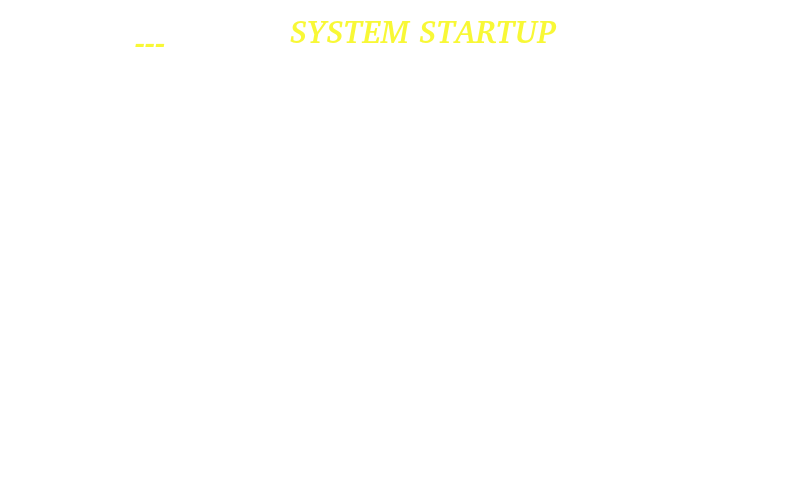
<?xml version="1.0" encoding="UTF-8"?>
<ui version="4.0">
 <class>StartupPage</class>
 <widget class="QWidget" name="StartupPage">
  <property name="geometry">
   <rect>
    <x>0</x>
    <y>0</y>
    <width>800</width>
    <height>480</height>
   </rect>
  </property>
  <property name="windowTitle">
   <string notr="true">Form</string>
  </property>
  <property name="styleSheet">
   <string notr="true">background-color:rgb(0,0,0,0);
background-image:url(://StartupPage/StartupPage/background.png);
border: 0px;</string>
  </property>
  <widget class="QFrame" name="frame">
   <property name="geometry">
    <rect>
     <x>0</x>
     <y>0</y>
     <width>800</width>
     <height>480</height>
    </rect>
   </property>
   <property name="frameShape">
    <enum>QFrame::StyledPanel</enum>
   </property>
   <property name="frameShadow">
    <enum>QFrame::Raised</enum>
   </property>
   <widget class="QPushButton" name="exitButton">
    <property name="geometry">
     <rect>
      <x>0</x>
      <y>0</y>
      <width>111</width>
      <height>111</height>
     </rect>
    </property>
    <property name="styleSheet">
     <string notr="true">background-color:rgb(0,0,0,0);
background-image:url(://transparent.png);
border: 0px;</string>
    </property>
    <property name="text">
     <string/>
    </property>
   </widget>
   <widget class="QLabel" name="StartupTitleLabel">
    <property name="geometry">
     <rect>
      <x>140</x>
      <y>10</y>
      <width>566</width>
      <height>41</height>
     </rect>
    </property>
    <property name="font">
     <font>
      <family>Bitstream Charter</family>
      <pointsize>24</pointsize>
      <weight>75</weight>
      <italic>true</italic>
      <bold>true</bold>
     </font>
    </property>
    <property name="styleSheet">
     <string notr="true">background-image:url(/transparent.png);
color: rgb(248, 248, 54);</string>
    </property>
    <property name="text">
     <string notr="true">SYSTEM STARTUP</string>
    </property>
    <property name="alignment">
     <set>Qt::AlignCenter</set>
    </property>
   </widget>
   <widget class="QLabel" name="PackageIdLabel">
    <property name="geometry">
     <rect>
      <x>135</x>
      <y>25</y>
      <width>51</width>
      <height>31</height>
     </rect>
    </property>
    <property name="font">
     <font>
      <family>Bitstream Charter</family>
      <pointsize>24</pointsize>
      <weight>75</weight>
      <italic>true</italic>
      <bold>true</bold>
     </font>
    </property>
    <property name="styleSheet">
     <string notr="true">background-image:url(/transparent.png);
color: rgb(248, 248, 54);</string>
    </property>
    <property name="text">
     <string notr="true">---</string>
    </property>
    <property name="alignment">
     <set>Qt::AlignLeading|Qt::AlignLeft|Qt::AlignVCenter</set>
    </property>
   </widget>
   <widget class="QLabel" name="startupErrorLabel">
    <property name="geometry">
     <rect>
      <x>10</x>
      <y>430</y>
      <width>776</width>
      <height>41</height>
     </rect>
    </property>
    <property name="font">
     <font>
      <family>Bitstream Charter</family>
      <pointsize>16</pointsize>
      <weight>75</weight>
      <italic>true</italic>
      <bold>true</bold>
     </font>
    </property>
    <property name="styleSheet">
     <string notr="true">background-image:url(/transparent.png);
color: rgb(248, 248, 54);</string>
    </property>
    <property name="text">
     <string notr="true"/>
    </property>
   </widget>
  </widget>
 </widget>
 <resources/>
 <connections/>
</ui>
